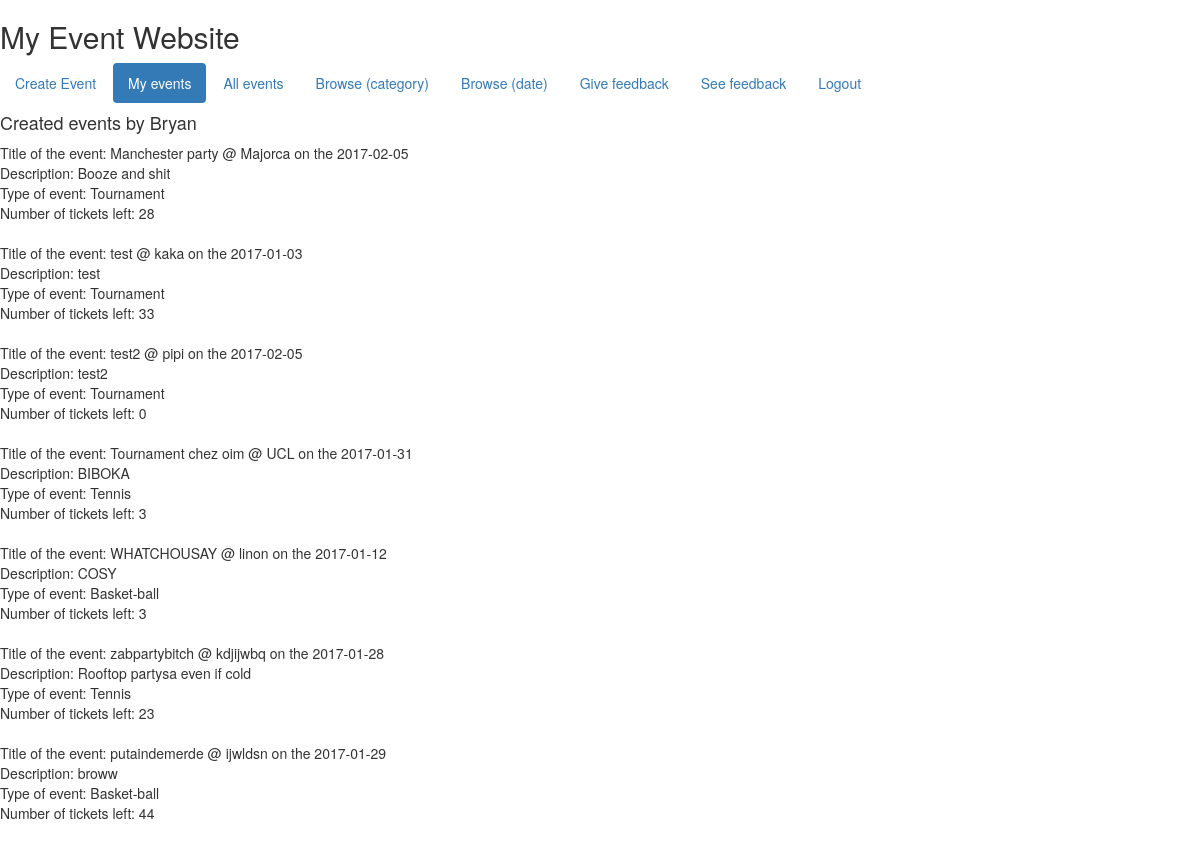
The app's page /myevents.php (signed in) with its own data.
### tables this page shows
CREATE TABLE IF NOT EXISTS `events` (
  `id` int(11) NOT NULL AUTO_INCREMENT,
  `title` varchar(255) NOT NULL,
  `description` varchar(255) NOT NULL,
  `location` varchar(255) NOT NULL,
  `startdate` varchar(255) NOT NULL,
  `enddate` varchar(255) NOT NULL,
  `categorisation` varchar(255) NOT NULL,
  `tickets` varchar(255) NOT NULL,
  `userid` int(11) NOT NULL,
  PRIMARY KEY (`id`),
  KEY `userid` (`userid`)
);

### myevents.php (the view, shortened to what this page needs)
<?php
$hostname = "localhost";
$username = "root";
$password = "root";
$databaseName = "userr";
$connect = mysqli_connect($hostname, $username, $password, $databaseName);
$query = "SELECT * FROM events";
$result = mysqli_query($connect, $query);
 $id = $_SESSION['sess_id'];
?>
<!doctype html>
<html>
  <link rel="stylesheet" href="https://maxcdn.bootstrapcdn.com/bootstrap/3.3.7/css/bootstrap.min.css">
<head>
</head>
<body>
 <h2>My Event Website</h2>
  <ul class="nav nav-pills" role="tablist">
    <li><a href="createEvent.php">Create Event</a></li>
    <li class="active"><a href="myevents.php">My events</a></li>
    <li><a href="allEvents.php">All events</a></li>
    <li><a href="browsebycategory.php">Browse (category)</a></li>
    <li><a href="browseByDate.php">Browse (date)</a></li>
    <li><a href="feedback.php">Give feedback</a></li>
    <li><a href="seefeedback.php">See feedback</a></li>
    <li> <a href="logout.php">Logout</a></li>
  </ul>
     <h4> Created events by <?=$_SESSION['sess_name'];?> </h4>
    <div>
    <?php
while($row = mysqli_fetch_array($result)){
 if ($id==$row['userid']) {
    echo "Title of the event: " . $row['title'] . " @ " . $row['location'] . "</td> <td>" . " on the " . $row['startdate']."<br />". "Description: " .  $row['description']. "<br /> Type of event: " .  $row['categorisation']."<br />". "Number of tickets left: " .  $row['tickets']."<br />" . "</td><br /></tr>" ;
 }
}
    ?>
    </div>
</body>
</html>

### records on screen
events: title "Manchester party", location "Majorca", startdate "2017-02-05", description "Booze and shit", categorisation "Tournament", tickets "28"
events: title "test", location "kaka", startdate "2017-01-03", description "test", categorisation "Tournament", tickets "33"
events: title "test2", location "pipi", startdate "2017-02-05", description "test2", categorisation "Tournament", tickets "0"
events: title "Tournament chez oim", location "UCL", startdate "2017-01-31", description "BIBOKA", categorisation "Tennis", tickets "3"
events: title "WHATCHOUSAY", location "linon", startdate "2017-01-12", description "COSY", categorisation "Basket-ball", tickets "3"
events: title "zabpartybitch", location "kdjijwbq", startdate "2017-01-28", description "Rooftop partysa even if cold", categorisation "Tennis", tickets "23"
events: title "putaindemerde", location "ijwldsn", startdate "2017-01-29", description "broww", categorisation "Basket-ball", tickets "44"

### other values on screen
$_SESSION['sess_name'] "Bryan"
